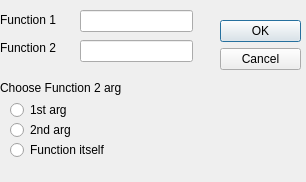
<?xml version="1.0" encoding="UTF-8"?>
<ui version="4.0">
 <class>Dialog</class>
 <widget class="QDialog" name="Dialog">
  <property name="geometry">
   <rect>
    <x>0</x>
    <y>0</y>
    <width>306</width>
    <height>182</height>
   </rect>
  </property>
  <property name="windowTitle">
   <string>Choose the arg to use</string>
  </property>
  <widget class="QDialogButtonBox" name="buttonBox">
   <property name="geometry">
    <rect>
     <x>220</x>
     <y>20</y>
     <width>81</width>
     <height>241</height>
    </rect>
   </property>
   <property name="orientation">
    <enum>Qt::Vertical</enum>
   </property>
   <property name="standardButtons">
    <set>QDialogButtonBox::Cancel|QDialogButtonBox::Ok</set>
   </property>
  </widget>
  <widget class="QLabel" name="label">
   <property name="geometry">
    <rect>
     <x>0</x>
     <y>40</y>
     <width>71</width>
     <height>16</height>
    </rect>
   </property>
   <property name="text">
    <string>Function 2</string>
   </property>
  </widget>
  <widget class="QLineEdit" name="lineEdit">
   <property name="geometry">
    <rect>
     <x>80</x>
     <y>40</y>
     <width>113</width>
     <height>22</height>
    </rect>
   </property>
   <property name="readOnly">
    <bool>true</bool>
   </property>
  </widget>
  <widget class="QLabel" name="label_2">
   <property name="geometry">
    <rect>
     <x>0</x>
     <y>80</y>
     <width>161</width>
     <height>16</height>
    </rect>
   </property>
   <property name="text">
    <string>Choose Function 2 arg</string>
   </property>
  </widget>
  <widget class="QRadioButton" name="radioButton">
   <property name="geometry">
    <rect>
     <x>10</x>
     <y>100</y>
     <width>102</width>
     <height>20</height>
    </rect>
   </property>
   <property name="text">
    <string>1st arg</string>
   </property>
  </widget>
  <widget class="QRadioButton" name="radioButton_2">
   <property name="geometry">
    <rect>
     <x>10</x>
     <y>120</y>
     <width>102</width>
     <height>20</height>
    </rect>
   </property>
   <property name="text">
    <string>2nd arg</string>
   </property>
  </widget>
  <widget class="QLabel" name="label_3">
   <property name="geometry">
    <rect>
     <x>0</x>
     <y>10</y>
     <width>71</width>
     <height>20</height>
    </rect>
   </property>
   <property name="text">
    <string>Function 1</string>
   </property>
  </widget>
  <widget class="QLineEdit" name="lineEdit_2">
   <property name="geometry">
    <rect>
     <x>80</x>
     <y>10</y>
     <width>113</width>
     <height>22</height>
    </rect>
   </property>
   <property name="readOnly">
    <bool>true</bool>
   </property>
  </widget>
  <widget class="QRadioButton" name="radioButton_3">
   <property name="geometry">
    <rect>
     <x>10</x>
     <y>140</y>
     <width>121</width>
     <height>20</height>
    </rect>
   </property>
   <property name="text">
    <string>Function itself</string>
   </property>
  </widget>
 </widget>
 <resources/>
 <connections>
  <connection>
   <sender>buttonBox</sender>
   <signal>accepted()</signal>
   <receiver>Dialog</receiver>
   <slot>accept()</slot>
   <hints>
    <hint type="sourcelabel">
     <x>248</x>
     <y>254</y>
    </hint>
    <hint type="destinationlabel">
     <x>157</x>
     <y>274</y>
    </hint>
   </hints>
  </connection>
  <connection>
   <sender>buttonBox</sender>
   <signal>rejected()</signal>
   <receiver>Dialog</receiver>
   <slot>reject()</slot>
   <hints>
    <hint type="sourcelabel">
     <x>316</x>
     <y>260</y>
    </hint>
    <hint type="destinationlabel">
     <x>286</x>
     <y>274</y>
    </hint>
   </hints>
  </connection>
 </connections>
</ui>
